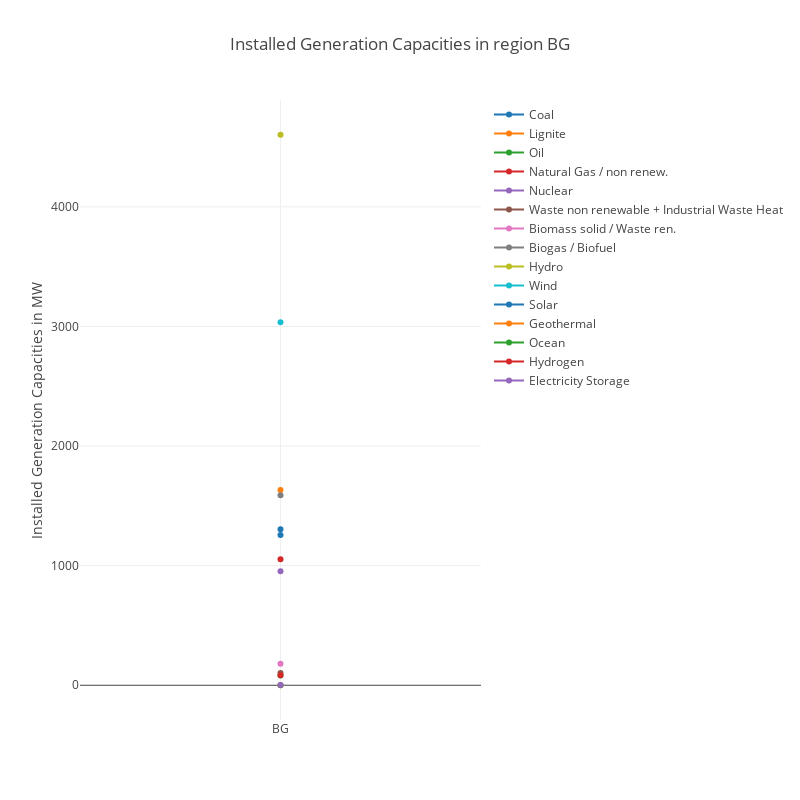

The code cell stored with this chart in its notebook:
### Markdown cell above
## Interactive Plot

This is a basic interactive plot with [Plotly](https://plot.ly/python/).<br>
You can hover over the elements of the plot and observe the data.<br>
The different pathways can be switched on and off.

### Code cell
# Iterate over pathways and add to data
indicators = df_4.loc[:,'indicator'].unique()
data = []
for indicator in indicators:
    data.append(go.Scatter(
        x = df_4.loc[df_4['indicator'] == indicator].loc[:,'region'],
        y = df_4.loc[df_4['indicator'] == indicator].loc[:,'value'],
        name = indicator))

# Set layout
layout = go.Layout(
    height=800, width = 800,
    #title='CO2-Emissions in EU28',
    title=''.join(info_dict_4['Title']),
    # yaxis=dict(title='CO2-Emissions in Mt') )
    yaxis=dict(title=''.join(info_dict_4['Y-Axis'])) )
ifig = go.Figure(data=data, layout=layout)
pltly.iplot(ifig)

### Figure 1 — Plotly figure (JSON) as saved in the notebook; plotly's stock layout.template omitted (floating-point values rounded to 4 significant figures)
{"data": [{"name": "Coal", "type": "scatter", "x": ["BG"], "y": [1304.0]}, {"name": "Lignite", "type": "scatter", "x": ["BG"], "y": [1633.0]}, {"name": "Oil", "type": "scatter", "x": ["BG"], "y": [82.22]}, {"name": "Natural Gas / non renew.", "type": "scatter", "x": ["BG"], "y": [1053.0]}, {"name": "Nuclear", "type": "scatter", "x": ["BG"], "y": [953]}, {"name": "Waste non renewable + Industrial Waste Heat", "type": "scatter", "x": ["BG"], "y": [102.7]}, {"name": "Biomass solid / Waste ren.", "type": "scatter", "x": ["BG"], "y": [178.8]}, {"name": "Biogas / Biofuel", "type": "scatter", "x": ["BG"], "y": [1588.0]}, {"name": "Hydro", "type": "scatter", "x": ["BG"], "y": [4603.0]}, {"name": "Wind", "type": "scatter", "x": ["BG"], "y": [3034.0]}, {"name": "Solar", "type": "scatter", "x": ["BG"], "y": [1256.0]}, {"name": "Geothermal", "type": "scatter", "x": ["BG"], "y": [0.108]}, {"name": "Ocean", "type": "scatter", "x": ["BG"], "y": [0]}, {"name": "Hydrogen", "type": "scatter", "x": ["BG"], "y": [82.92]}, {"name": "Electricity Storage", "type": "scatter", "x": ["BG"], "y": [1.79]}], "layout": {"height": 800, "title": "Installed Generation Capacities in region BG", "width": 800, "yaxis": {"title": "Installed Generation Capacities in MW"}}}
